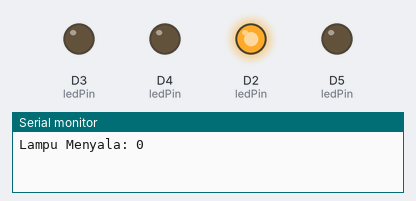
This sketch was run on a simulated ESP8266 (NodeMCU). Shown: output pins drawn as LEDs (lit = HIGH), the last lines printed to the serial monitor.

Above: at 0.5 s.
At 2.5 s:
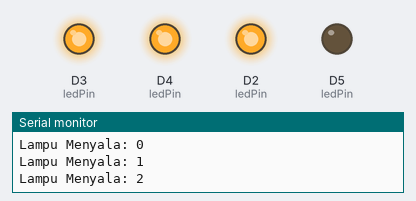
At 3.5 s:
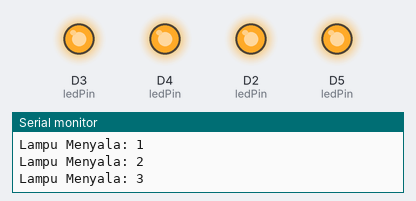
At 4.5 s:
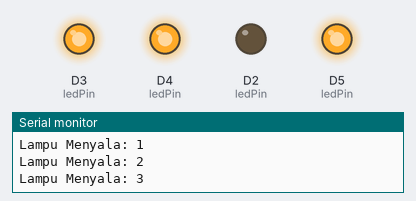
At 6.5 s:
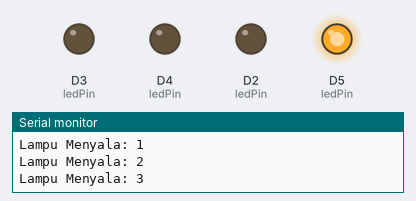
At 9.5 s:
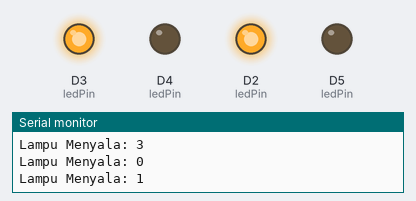
Timing chart, 0 to 10.4 s (numbered marks = the images above):
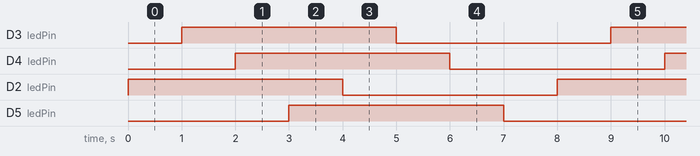

The sketch:

T22-Praktikum_Variasi_Program_Running_LED_Menyala_Berurutan.ino
```cpp
//definisikan Pin yang digunakan
const int LED1 = D2;
const int LED2 = D3;
const int LED3 = D4;
const int LED4 = D5;

//buat array dari variabel Pin yang akan digunakan untuk perulangan
int ledPin[]={LED1,LED2,LED3,LED4};
//buat variabel untuk delay
int nDelay = 1000;

void setup() {
  Serial.begin(9600);
  //perulangan untuk menentukan pin menjadi output
  for(int i = 0; i < 4; i++){
    pinMode(ledPin[i], OUTPUT);
  }
}

void loop() {
  //perulangan untuk menghidupmatikan led
  for(int i = 0; i < 4; i++){
      Serial.print("Lampu Menyala: ");
      Serial.println(i);
      digitalWrite(ledPin[i], HIGH);
      delay(nDelay);
    }
  for(int j = 0; j < 4; j++){
    digitalWrite(ledPin[j], LOW);
    delay(nDelay);
  }
}
```

Measured:
- by itself, D3 (ledPin), D4 (ledPin), D2 (ledPin), D5 (ledPin): alternates HIGH for 4.0 s and LOW for 4.0 s
- by itself, everything shown: repeats every 8.0 s, in 8 steps
